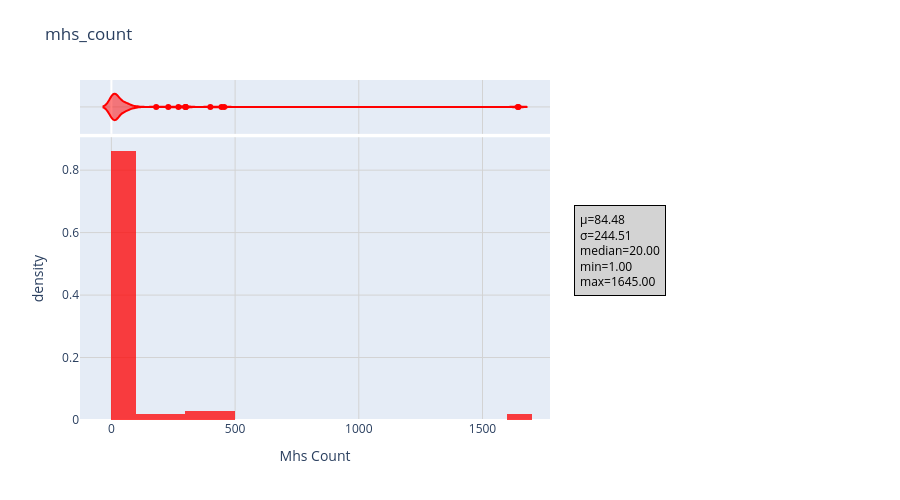
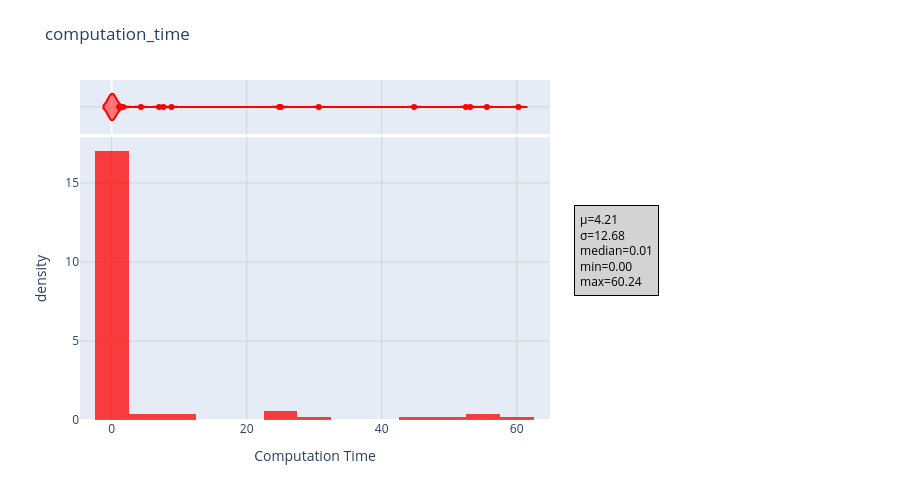
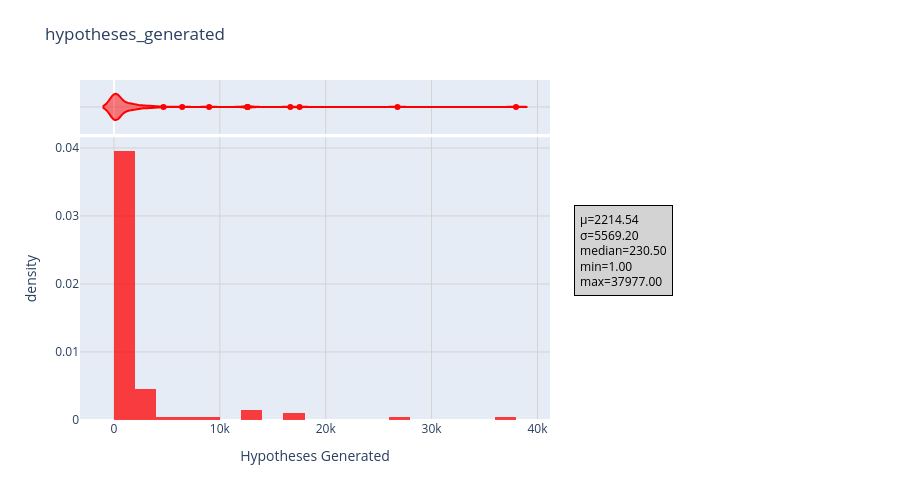
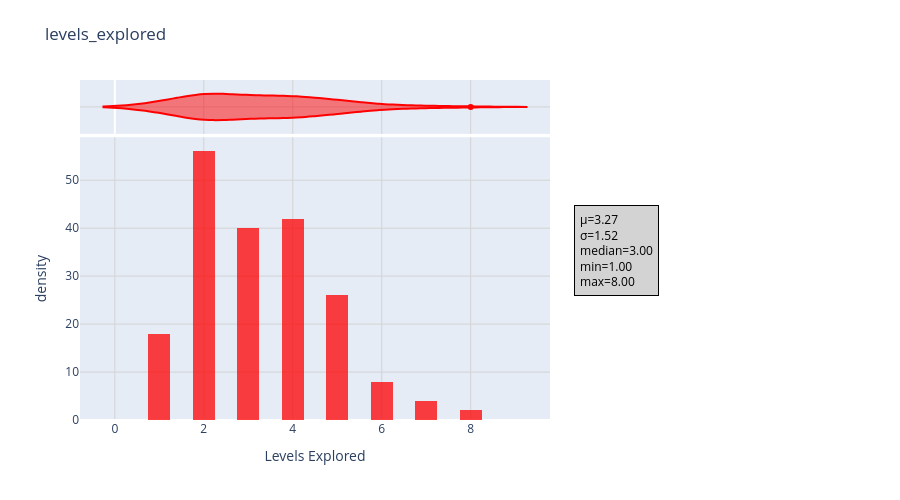

The notebook cell saved with these charts, in order:
### Code cell
df_numeric = clean_dataset(df)

df_numeric.info()
df_numeric.head()

cols_to_plot = [col for col in df_numeric.columns if pd.api.types.is_numeric_dtype(df_numeric[col])]

if not cols_to_plot:
    print("\nErrore: Nessuna colonna numerica valida trovata per il plotting.")
    exit()

for col in cols_to_plot:
    plot_data = df_numeric[[col]].dropna()

    try:
        stats_text = extract_stats(col, plot_data)

        fig = px.histogram(
            plot_data,
            x=col,
            histnorm='density',
            color_discrete_sequence=['red'],
            opacity=0.75,
            title=f'{col}',
            labels={col: col.replace("_", " ").title(), 'density': 'Density'},
            width=900, height=500,
            nbins=20, 
            marginal="violin"
        )
        
        fig.update_xaxes(showgrid=True, gridwidth=1, gridcolor='lightgrey')
        fig.update_yaxes(showgrid=True, gridwidth=1, gridcolor='lightgrey')

        add_annotation(stats_text, fig)

        fig.update_layout(
            margin=dict(
                l=80,  
                r=350, 
                b=80, 
                t=80   
            ),
        )

        fig.show()

    except Exception as e:
        print(f"  ERRORE CRITICO: Non è stato possibile generare il grafico per '{col}'. Errore: {e}")
        print(f"  Dati problematici per '{col}':")
        print(plot_data[col].describe())
        print(plot_data[col].head())
        print(f"  Conteggio NaN: {plot_data[col].isnull().sum()}")

### Figure 1 — Plotly figure (JSON) as saved in the notebook; plotly's stock layout.template omitted (floating-point values rounded to 4 significant figures)
{"data": [{"bingroup": "x", "histnorm": "density", "hovertemplate": "Mhs Count=%{x}<br>density=%{y}<extra></extra>", "legendgroup": "", "marker": {"color": "red", "opacity": 0.75, "pattern": {"shape": ""}}, "name": "", "nbinsx": 20, "orientation": "v", "showlegend": false, "type": "histogram", "x": [271, 95, 23, 1, 14, 42, 29, 5, 1, 68, 19, 57, 3, 2, 3, 2, 2, 4, 1, 1, 4, 1, 3, 12, 5, 10, 2, 20, 3, 4, 7, 12, 12, 6, 60, 4, 12, 25, 7, 6, 50, 20, 50, 24, 14, 12, 80, 20, 100, 12, 12, 60, 400, 300, 300, 60, 300, 70, 60, 60, 24, 34, 29, 29, 22, 15, 17, 29, 16, 22, 22, 7, 21, 17, 10, 22, 1, 7, 9, 18, 10, 13, 70, 181, 49, 39, 9, 42, 49, 30, 456, 445, 1645, 1643, 30, 55, 50, 230], "xaxis": "x", "yaxis": "y"}, {"hovertemplate": "Mhs Count=%{x}<extra></extra>", "legendgroup": "", "marker": {"color": "red"}, "name": "", "scalegroup": "x", "showlegend": false, "type": "violin", "x": [271, 95, 23, 1, 14, 42, 29, 5, 1, 68, 19, 57, 3, 2, 3, 2, 2, 4, 1, 1, 4, 1, 3, 12, 5, 10, 2, 20, 3, 4, 7, 12, 12, 6, 60, 4, 12, 25, 7, 6, 50, 20, 50, 24, 14, 12, 80, 20, 100, 12, 12, 60, 400, 300, 300, 60, 300, 70, 60, 60, 24, 34, 29, 29, 22, 15, 17, 29, 16, 22, 22, 7, 21, 17, 10, 22, 1, 7, 9, 18, 10, 13, 70, 181, 49, 39, 9, 42, 49, 30, 456, 445, 1645, 1643, 30, 55, 50, 230], "xaxis": "x2", "yaxis": "y2"}], "layout": {"annotations": [{"align": "left", "bgcolor": "lightgrey", "bordercolor": "black", "borderpad": 5, "borderwidth": 1, "font": {"color": "black", "size": 12}, "showarrow": false, "text": "µ=84.48<br>σ=244.51<br>median=20.00<br>min=1.00<br>max=1645.00", "x": 1.05, "xanchor": "left", "xref": "paper", "y": 0.5, "yanchor": "middle", "yref": "paper"}], "barmode": "relative", "height": 500, "legend": {"tracegroupgap": 0}, "margin": {"b": 80, "l": 80, "r": 350, "t": 80}, "title": {"text": "mhs_count"}, "width": 900, "xaxis": {"anchor": "y", "domain": [0, 1], "gridcolor": "lightgrey", "gridwidth": 1, "showgrid": true, "title": {"text": "Mhs Count"}}, "xaxis2": {"anchor": "y2", "domain": [0, 1], "gridcolor": "lightgrey", "gridwidth": 1, "matches": "x", "showgrid": true, "showticklabels": false}, "yaxis": {"anchor": "x", "domain": [0, 0.8316], "gridcolor": "lightgrey", "gridwidth": 1, "showgrid": true, "title": {"text": "density"}}, "yaxis2": {"anchor": "x2", "domain": [0.8416, 1], "gridcolor": "lightgrey", "gridwidth": 1, "matches": "y2", "showgrid": true, "showline": false, "showticklabels": false, "ticks": ""}}}

### Figure 2 — Plotly figure (JSON) as saved in the notebook; plotly's stock layout.template omitted (floating-point values rounded to 4 significant figures)
{"data": [{"bingroup": "x", "histnorm": "density", "hovertemplate": "Computation Time=%{x}<br>density=%{y}<extra></extra>", "legendgroup": "", "marker": {"color": "red", "opacity": 0.75, "pattern": {"shape": ""}}, "name": "", "nbinsx": 20, "orientation": "v", "showlegend": false, "type": "histogram", "x": [1.695, 0.01497, 0.01111, 0.002052, 0.001706, 0.1093, 0.01286, 0.0009623, 0.646, 0.104, 1.102, 4.342, 0.0005693, 0.0004754, 0.0004704, 0.0004795, 0.000469, 0.0004289, 0.0004396, 0.0004437, 0.0004649, 0.0004866, 0.0005071, 0.007287, 0.003911, 0.003026, 0.0005803, 0.001162, 0.0006447, 0.0006671, 0.001254, 0.0007885, 0.02618, 0.0009065, 0.01584, 0.001648, 0.002392, 0.008168, 0.00226, 0.0007007, 0.1027, 0.004236, 0.6974, 1.551, 0.06035, 0.002223, 0.2494, 0.008648, 0.497, 0.001534, 0.00366, 0.1329, 60.24, 24.94, 25.02, 0.3162, 24.84, 30.68, 1.459, 0.2996, 0.05877, 55.58, 1.275, 0.6403, 0.01134, 0.001457, 0.001888, 0.01146, 0.007442, 0.002648, 0.003734, 0.0006557, 0.01142, 0.009914, 0.0008736, 0.05831, 0.0006628, 0.0005546, 0.0007417, 0.001895, 0.003083, 0.03611, 0.2968, 53.1, 0.002984, 0.1368, 0.00408, 0.4218, 0.1179, 0.4351, 7.672, 7.02, 52.46, 44.8, 0.02885, 0.03023, 0.04547, 8.859], "xaxis": "x", "yaxis": "y"}, {"hovertemplate": "Computation Time=%{x}<extra></extra>", "legendgroup": "", "marker": {"color": "red"}, "name": "", "scalegroup": "x", "showlegend": false, "type": "violin", "x": [1.695, 0.01497, 0.01111, 0.002052, 0.001706, 0.1093, 0.01286, 0.0009623, 0.646, 0.104, 1.102, 4.342, 0.0005693, 0.0004754, 0.0004704, 0.0004795, 0.000469, 0.0004289, 0.0004396, 0.0004437, 0.0004649, 0.0004866, 0.0005071, 0.007287, 0.003911, 0.003026, 0.0005803, 0.001162, 0.0006447, 0.0006671, 0.001254, 0.0007885, 0.02618, 0.0009065, 0.01584, 0.001648, 0.002392, 0.008168, 0.00226, 0.0007007, 0.1027, 0.004236, 0.6974, 1.551, 0.06035, 0.002223, 0.2494, 0.008648, 0.497, 0.001534, 0.00366, 0.1329, 60.24, 24.94, 25.02, 0.3162, 24.84, 30.68, 1.459, 0.2996, 0.05877, 55.58, 1.275, 0.6403, 0.01134, 0.001457, 0.001888, 0.01146, 0.007442, 0.002648, 0.003734, 0.0006557, 0.01142, 0.009914, 0.0008736, 0.05831, 0.0006628, 0.0005546, 0.0007417, 0.001895, 0.003083, 0.03611, 0.2968, 53.1, 0.002984, 0.1368, 0.00408, 0.4218, 0.1179, 0.4351, 7.672, 7.02, 52.46, 44.8, 0.02885, 0.03023, 0.04547, 8.859], "xaxis": "x2", "yaxis": "y2"}], "layout": {"annotations": [{"align": "left", "bgcolor": "lightgrey", "bordercolor": "black", "borderpad": 5, "borderwidth": 1, "font": {"color": "black", "size": 12}, "showarrow": false, "text": "µ=4.21<br>σ=12.68<br>median=0.01<br>min=0.00<br>max=60.24", "x": 1.05, "xanchor": "left", "xref": "paper", "y": 0.5, "yanchor": "middle", "yref": "paper"}], "barmode": "relative", "height": 500, "legend": {"tracegroupgap": 0}, "margin": {"b": 80, "l": 80, "r": 350, "t": 80}, "title": {"text": "computation_time"}, "width": 900, "xaxis": {"anchor": "y", "domain": [0, 1], "gridcolor": "lightgrey", "gridwidth": 1, "showgrid": true, "title": {"text": "Computation Time"}}, "xaxis2": {"anchor": "y2", "domain": [0, 1], "gridcolor": "lightgrey", "gridwidth": 1, "matches": "x", "showgrid": true, "showticklabels": false}, "yaxis": {"anchor": "x", "domain": [0, 0.8316], "gridcolor": "lightgrey", "gridwidth": 1, "showgrid": true, "title": {"text": "density"}}, "yaxis2": {"anchor": "x2", "domain": [0.8416, 1], "gridcolor": "lightgrey", "gridwidth": 1, "matches": "y2", "showgrid": true, "showline": false, "showticklabels": false, "ticks": ""}}}

### Figure 3 — Plotly figure (JSON) as saved in the notebook; plotly's stock layout.template omitted (floating-point values rounded to 4 significant figures)
{"data": [{"bingroup": "x", "histnorm": "density", "hovertemplate": "Hypotheses Generated=%{x}<br>density=%{y}<extra></extra>", "legendgroup": "", "marker": {"color": "red", "opacity": 0.75, "pattern": {"shape": ""}}, "name": "", "nbinsx": 20, "orientation": "v", "showlegend": false, "type": "histogram", "x": [2867, 260, 187, 55, 59, 1227, 147, 15, 1006, 730, 1561, 4674, 10, 2, 3, 6, 6, 4, 1, 1, 4, 1, 10, 230, 21, 92, 6, 45, 10, 24, 87, 28, 868, 41, 298, 25, 156, 231, 207, 41, 1092, 175, 3472, 8986, 1709, 162, 1470, 385, 1940, 162, 375, 1092, 16663, 12615, 12615, 2379, 12615, 37977, 6445, 2379, 1473, 17529, 3092, 2382, 422, 67, 89, 474, 290, 138, 151, 34, 355, 341, 28, 706, 1, 7, 18, 91, 28, 633, 1777, 26782, 105, 1727, 223, 1929, 575, 2954, 1618, 1568, 3731, 3731, 103, 188, 221, 1490], "xaxis": "x", "yaxis": "y"}, {"hovertemplate": "Hypotheses Generated=%{x}<extra></extra>", "legendgroup": "", "marker": {"color": "red"}, "name": "", "scalegroup": "x", "showlegend": false, "type": "violin", "x": [2867, 260, 187, 55, 59, 1227, 147, 15, 1006, 730, 1561, 4674, 10, 2, 3, 6, 6, 4, 1, 1, 4, 1, 10, 230, 21, 92, 6, 45, 10, 24, 87, 28, 868, 41, 298, 25, 156, 231, 207, 41, 1092, 175, 3472, 8986, 1709, 162, 1470, 385, 1940, 162, 375, 1092, 16663, 12615, 12615, 2379, 12615, 37977, 6445, 2379, 1473, 17529, 3092, 2382, 422, 67, 89, 474, 290, 138, 151, 34, 355, 341, 28, 706, 1, 7, 18, 91, 28, 633, 1777, 26782, 105, 1727, 223, 1929, 575, 2954, 1618, 1568, 3731, 3731, 103, 188, 221, 1490], "xaxis": "x2", "yaxis": "y2"}], "layout": {"annotations": [{"align": "left", "bgcolor": "lightgrey", "bordercolor": "black", "borderpad": 5, "borderwidth": 1, "font": {"color": "black", "size": 12}, "showarrow": false, "text": "µ=2214.54<br>σ=5569.20<br>median=230.50<br>min=1.00<br>max=37977.00", "x": 1.05, "xanchor": "left", "xref": "paper", "y": 0.5, "yanchor": "middle", "yref": "paper"}], "barmode": "relative", "height": 500, "legend": {"tracegroupgap": 0}, "margin": {"b": 80, "l": 80, "r": 350, "t": 80}, "title": {"text": "hypotheses_generated"}, "width": 900, "xaxis": {"anchor": "y", "domain": [0, 1], "gridcolor": "lightgrey", "gridwidth": 1, "showgrid": true, "title": {"text": "Hypotheses Generated"}}, "xaxis2": {"anchor": "y2", "domain": [0, 1], "gridcolor": "lightgrey", "gridwidth": 1, "matches": "x", "showgrid": true, "showticklabels": false}, "yaxis": {"anchor": "x", "domain": [0, 0.8316], "gridcolor": "lightgrey", "gridwidth": 1, "showgrid": true, "title": {"text": "density"}}, "yaxis2": {"anchor": "x2", "domain": [0.8416, 1], "gridcolor": "lightgrey", "gridwidth": 1, "matches": "y2", "showgrid": true, "showline": false, "showticklabels": false, "ticks": ""}}}

### Figure 4 — Plotly figure (JSON) as saved in the notebook; plotly's stock layout.template omitted (floating-point values rounded to 4 significant figures)
{"data": [{"bingroup": "x", "histnorm": "density", "hovertemplate": "Levels Explored=%{x}<br>density=%{y}<extra></extra>", "legendgroup": "", "marker": {"color": "red", "opacity": 0.75, "pattern": {"shape": ""}}, "name": "", "nbinsx": 20, "orientation": "v", "showlegend": false, "type": "histogram", "x": [3, 2, 2, 2, 2, 4, 2, 2, 3, 3, 3, 4, 2, 1, 1, 2, 2, 1, 1, 1, 1, 1, 2, 4, 2, 3, 2, 2, 2, 3, 4, 2, 5, 3, 3, 3, 4, 3, 5, 3, 4, 3, 5, 7, 7, 4, 4, 4, 4, 4, 5, 4, 5, 5, 5, 5, 5, 8, 6, 5, 6, 5, 4, 4, 4, 3, 3, 6, 3, 3, 3, 2, 4, 4, 2, 4, 1, 1, 2, 3, 2, 4, 4, 6, 2, 5, 3, 4, 3, 5, 2, 2, 2, 2, 2, 2, 2, 2], "xaxis": "x", "yaxis": "y"}, {"hovertemplate": "Levels Explored=%{x}<extra></extra>", "legendgroup": "", "marker": {"color": "red"}, "name": "", "scalegroup": "x", "showlegend": false, "type": "violin", "x": [3, 2, 2, 2, 2, 4, 2, 2, 3, 3, 3, 4, 2, 1, 1, 2, 2, 1, 1, 1, 1, 1, 2, 4, 2, 3, 2, 2, 2, 3, 4, 2, 5, 3, 3, 3, 4, 3, 5, 3, 4, 3, 5, 7, 7, 4, 4, 4, 4, 4, 5, 4, 5, 5, 5, 5, 5, 8, 6, 5, 6, 5, 4, 4, 4, 3, 3, 6, 3, 3, 3, 2, 4, 4, 2, 4, 1, 1, 2, 3, 2, 4, 4, 6, 2, 5, 3, 4, 3, 5, 2, 2, 2, 2, 2, 2, 2, 2], "xaxis": "x2", "yaxis": "y2"}], "layout": {"annotations": [{"align": "left", "bgcolor": "lightgrey", "bordercolor": "black", "borderpad": 5, "borderwidth": 1, "font": {"color": "black", "size": 12}, "showarrow": false, "text": "µ=3.27<br>σ=1.52<br>median=3.00<br>min=1.00<br>max=8.00", "x": 1.05, "xanchor": "left", "xref": "paper", "y": 0.5, "yanchor": "middle", "yref": "paper"}], "barmode": "relative", "height": 500, "legend": {"tracegroupgap": 0}, "margin": {"b": 80, "l": 80, "r": 350, "t": 80}, "title": {"text": "levels_explored"}, "width": 900, "xaxis": {"anchor": "y", "domain": [0, 1], "gridcolor": "lightgrey", "gridwidth": 1, "showgrid": true, "title": {"text": "Levels Explored"}}, "xaxis2": {"anchor": "y2", "domain": [0, 1], "gridcolor": "lightgrey", "gridwidth": 1, "matches": "x", "showgrid": true, "showticklabels": false}, "yaxis": {"anchor": "x", "domain": [0, 0.8316], "gridcolor": "lightgrey", "gridwidth": 1, "showgrid": true, "title": {"text": "density"}}, "yaxis2": {"anchor": "x2", "domain": [0.8416, 1], "gridcolor": "lightgrey", "gridwidth": 1, "matches": "y2", "showgrid": true, "showline": false, "showticklabels": false, "ticks": ""}}}
